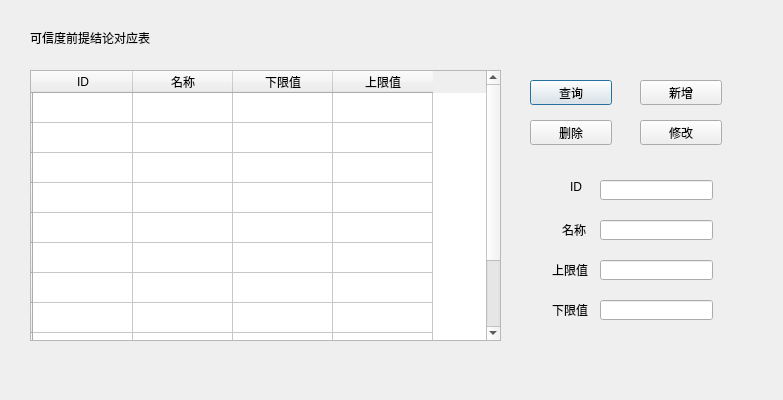
<?xml version="1.0" encoding="UTF-8"?>
<ui version="4.0">
 <class>Dialog13</class>
 <widget class="QDialog" name="Dialog13">
  <property name="geometry">
   <rect>
    <x>0</x>
    <y>0</y>
    <width>783</width>
    <height>400</height>
   </rect>
  </property>
  <property name="windowTitle">
   <string>可信度前提结论对应表</string>
  </property>
  <widget class="QTableWidget" name="tableWidget">
   <property name="geometry">
    <rect>
     <x>30</x>
     <y>70</y>
     <width>471</width>
     <height>271</height>
    </rect>
   </property>
   <row>
    <property name="text">
     <string/>
    </property>
   </row>
   <row>
    <property name="text">
     <string/>
    </property>
   </row>
   <row>
    <property name="text">
     <string/>
    </property>
   </row>
   <row>
    <property name="text">
     <string/>
    </property>
   </row>
   <row>
    <property name="text">
     <string/>
    </property>
   </row>
   <row>
    <property name="text">
     <string/>
    </property>
   </row>
   <row>
    <property name="text">
     <string/>
    </property>
   </row>
   <row>
    <property name="text">
     <string/>
    </property>
   </row>
   <row>
    <property name="text">
     <string/>
    </property>
   </row>
   <row>
    <property name="text">
     <string/>
    </property>
   </row>
   <row>
    <property name="text">
     <string/>
    </property>
   </row>
   <column>
    <property name="text">
     <string>ID</string>
    </property>
   </column>
   <column>
    <property name="text">
     <string>名称</string>
    </property>
   </column>
   <column>
    <property name="text">
     <string>下限值</string>
    </property>
   </column>
   <column>
    <property name="text">
     <string>上限值</string>
    </property>
   </column>
  </widget>
  <widget class="QLabel" name="label">
   <property name="geometry">
    <rect>
     <x>30</x>
     <y>30</y>
     <width>151</width>
     <height>16</height>
    </rect>
   </property>
   <property name="text">
    <string>可信度前提结论对应表</string>
   </property>
  </widget>
  <widget class="QLabel" name="label_4">
   <property name="geometry">
    <rect>
     <x>552</x>
     <y>260</y>
     <width>81</width>
     <height>20</height>
    </rect>
   </property>
   <property name="text">
    <string>上限值</string>
   </property>
  </widget>
  <widget class="QLineEdit" name="lineEdit_4">
   <property name="geometry">
    <rect>
     <x>600</x>
     <y>300</y>
     <width>113</width>
     <height>20</height>
    </rect>
   </property>
  </widget>
  <widget class="QPushButton" name="pushButton">
   <property name="geometry">
    <rect>
     <x>530</x>
     <y>80</y>
     <width>82</width>
     <height>25</height>
    </rect>
   </property>
   <property name="text">
    <string>查询</string>
   </property>
  </widget>
  <widget class="QLineEdit" name="lineEdit_3">
   <property name="geometry">
    <rect>
     <x>600</x>
     <y>260</y>
     <width>113</width>
     <height>20</height>
    </rect>
   </property>
  </widget>
  <widget class="QLineEdit" name="lineEdit">
   <property name="geometry">
    <rect>
     <x>600</x>
     <y>180</y>
     <width>113</width>
     <height>20</height>
    </rect>
   </property>
  </widget>
  <widget class="QPushButton" name="pushButton_2">
   <property name="geometry">
    <rect>
     <x>640</x>
     <y>80</y>
     <width>82</width>
     <height>25</height>
    </rect>
   </property>
   <property name="text">
    <string>新增</string>
   </property>
  </widget>
  <widget class="QLineEdit" name="lineEdit_2">
   <property name="geometry">
    <rect>
     <x>600</x>
     <y>220</y>
     <width>113</width>
     <height>20</height>
    </rect>
   </property>
  </widget>
  <widget class="QPushButton" name="pushButton_3">
   <property name="geometry">
    <rect>
     <x>530</x>
     <y>120</y>
     <width>82</width>
     <height>25</height>
    </rect>
   </property>
   <property name="text">
    <string>删除</string>
   </property>
  </widget>
  <widget class="QPushButton" name="pushButton_4">
   <property name="geometry">
    <rect>
     <x>640</x>
     <y>120</y>
     <width>82</width>
     <height>25</height>
    </rect>
   </property>
   <property name="text">
    <string>修改</string>
   </property>
  </widget>
  <widget class="QLabel" name="label_3">
   <property name="geometry">
    <rect>
     <x>562</x>
     <y>220</y>
     <width>41</width>
     <height>20</height>
    </rect>
   </property>
   <property name="text">
    <string>名称</string>
   </property>
  </widget>
  <widget class="QLabel" name="label_2">
   <property name="geometry">
    <rect>
     <x>570</x>
     <y>180</y>
     <width>63</width>
     <height>13</height>
    </rect>
   </property>
   <property name="text">
    <string>ID</string>
   </property>
  </widget>
  <widget class="QLabel" name="label_5">
   <property name="geometry">
    <rect>
     <x>552</x>
     <y>300</y>
     <width>81</width>
     <height>20</height>
    </rect>
   </property>
   <property name="text">
    <string>下限值</string>
   </property>
  </widget>
 </widget>
 <resources/>
 <connections/>
</ui>
